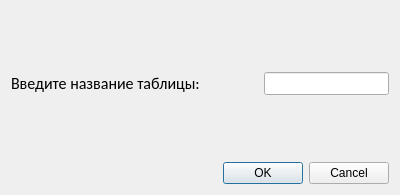
<?xml version="1.0" encoding="UTF-8"?>
<ui version="4.0">
 <class>newtable</class>
 <widget class="QDialog" name="newtable">
  <property name="geometry">
   <rect>
    <x>0</x>
    <y>0</y>
    <width>400</width>
    <height>195</height>
   </rect>
  </property>
  <property name="contextMenuPolicy">
   <enum>Qt::DefaultContextMenu</enum>
  </property>
  <property name="windowTitle">
   <string>Создание таблицы</string>
  </property>
  <layout class="QGridLayout" name="gridLayout">
   <item row="0" column="0">
    <layout class="QVBoxLayout" name="verticalLayout">
     <item>
      <spacer name="verticalSpacer_2">
       <property name="orientation">
        <enum>Qt::Vertical</enum>
       </property>
       <property name="sizeHint" stdset="0">
        <size>
         <width>20</width>
         <height>13</height>
        </size>
       </property>
      </spacer>
     </item>
     <item>
      <layout class="QHBoxLayout" name="horizontalLayout">
       <item>
        <widget class="QLabel" name="label">
         <property name="font">
          <font>
           <family>Calibri</family>
           <pointsize>12</pointsize>
          </font>
         </property>
         <property name="text">
          <string>Введите название таблицы:</string>
         </property>
        </widget>
       </item>
       <item>
        <spacer name="horizontalSpacer">
         <property name="orientation">
          <enum>Qt::Horizontal</enum>
         </property>
         <property name="sizeHint" stdset="0">
          <size>
           <width>40</width>
           <height>20</height>
          </size>
         </property>
        </spacer>
       </item>
       <item>
        <widget class="QLineEdit" name="lineEdit">
         <property name="font">
          <font>
           <pointsize>10</pointsize>
          </font>
         </property>
         <property name="maxLength">
          <number>30</number>
         </property>
         <property name="frame">
          <bool>true</bool>
         </property>
         <property name="echoMode">
          <enum>QLineEdit::Normal</enum>
         </property>
        </widget>
       </item>
      </layout>
     </item>
     <item>
      <spacer name="verticalSpacer">
       <property name="orientation">
        <enum>Qt::Vertical</enum>
       </property>
       <property name="sizeHint" stdset="0">
        <size>
         <width>20</width>
         <height>40</height>
        </size>
       </property>
      </spacer>
     </item>
     <item>
      <widget class="QDialogButtonBox" name="buttonBox">
       <property name="orientation">
        <enum>Qt::Horizontal</enum>
       </property>
       <property name="standardButtons">
        <set>QDialogButtonBox::Cancel|QDialogButtonBox::Ok</set>
       </property>
      </widget>
     </item>
    </layout>
   </item>
  </layout>
 </widget>
 <resources/>
 <connections>
  <connection>
   <sender>buttonBox</sender>
   <signal>accepted()</signal>
   <receiver>newtable</receiver>
   <slot>accept()</slot>
   <hints>
    <hint type="sourcelabel">
     <x>228</x>
     <y>178</y>
    </hint>
    <hint type="destinationlabel">
     <x>157</x>
     <y>194</y>
    </hint>
   </hints>
  </connection>
  <connection>
   <sender>buttonBox</sender>
   <signal>rejected()</signal>
   <receiver>newtable</receiver>
   <slot>reject()</slot>
   <hints>
    <hint type="sourcelabel">
     <x>296</x>
     <y>184</y>
    </hint>
    <hint type="destinationlabel">
     <x>286</x>
     <y>194</y>
    </hint>
   </hints>
  </connection>
 </connections>
</ui>
